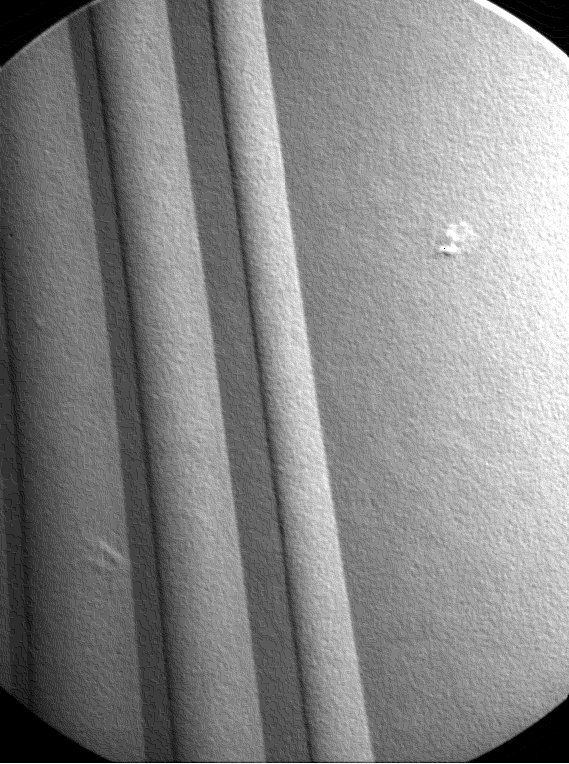
#> input picture Images/Fig1004(b)(turbine_blade_black_dot).tif, 569 x 764 px, found by its file name
$ jupyter execute --allow-errors Exp6.ipynb   (shell and % lines are left out)
#> lines starting #> are read from the running program, lines starting #| are printed output that depends on the picture; after the words box and inside, x2 and y2 are one past the last pixel; in counts of white or black regions, pixels touching at a corner belong together
# Perform Segmentation Operation On Gray Image

1. Image Segmentation Techniques
2. Implement Point Detection
3. Implement Line Detection
4. Apply Global Thresholding

[cell 1]
import cv2
import numpy as np
import matplotlib.pyplot as plt

[cell 2]
img1 = cv2.imread("Images\Fig1004(b)(turbine_blade_black_dot).tif",cv2.IMREAD_GRAYSCALE)
#> img1 is the input picture: shape (764, 569); min 0, max 255, mean 134.4
plt.title("Original Image")
plt.axis("off")
plt.imshow(img1,cmap = 'gray')
plt.show()

[cell 3]
import numpy as np

def calculate_target_size(img, ker, padding=0, stride=1):
    H, W = img.shape
    kh, kw = ker.shape
    out_h = ((H - kh + 2 * padding) // stride) + 1
    out_w = ((W - kw + 2 * padding) // stride) + 1
    return out_h, out_w

def convolve_from_scratch(image, kernel, padding=0, stride=1):
    kh, kw = kernel.shape
    padded_img = np.pad(image, pad_width=padding, mode='constant', constant_values=0)
    out_h, out_w = calculate_target_size(image, kernel, padding, stride)

    convolved_img = np.zeros((out_h, out_w))

    for i in range(0, out_h):
        for j in range(0, out_w):
            region = padded_img[i*stride:i*stride+kh, j*stride:j*stride+kw]
            convolved_img[i, j] = np.sum(region * kernel)

    return convolved_img

1. Point Detection

[cell 4]
# Laplacian filter is used to detect points
laplacian =  np.array([[-1,-1,-1],
                              [-1,8,-1],
                             [-1,-1,-1]])
point_detected_img = cv2.filter2D(img1,-1,laplacian)
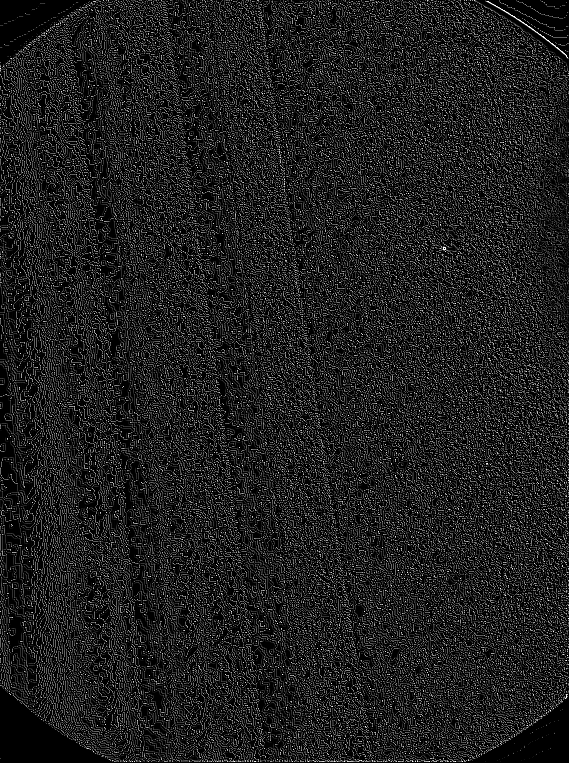
#> point_detected_img: shape (764, 569); min 0, max 255, mean 31.5
# Or use
# box_filtered_image = cv2.filter2D(img,-1,box_filter) -> Inbuilt function
plt.figure(figsize = (10,4))

plt.subplot(1,2,1)
plt.title('Original Image')
plt.axis("off")
plt.tight_layout()
plt.imshow(img1,cmap = "gray")

plt.subplot(1,2,2)
plt.title('Point Detected Image')
plt.axis("off")
plt.tight_layout()
plt.imshow(point_detected_img,cmap = "gray")

plt.show()
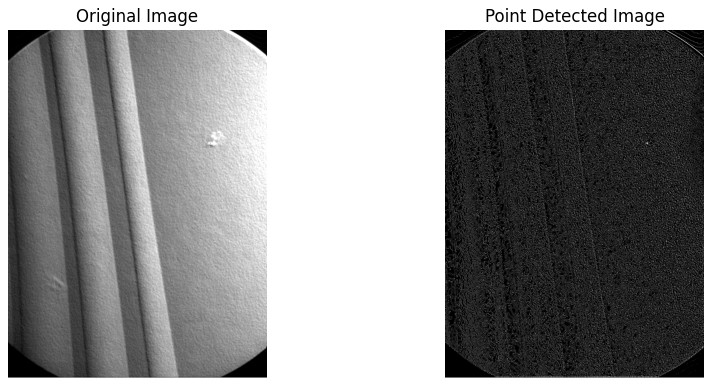
#> figure drawn by matplotlib, 2 panels

2. Line Detection

[cell 5]
img2 = cv2.imread("DIP3E_Original_Images_CH10/Fig1005(a)(wirebond_mask).tif",cv2.IMREAD_GRAYSCALE)
plt.title("Original Image")
plt.axis("off")
#> (the rest of this cell did not finish here and is left out)

[cell 6]
vertical_kernel = np.array([[-1,2,-1],
                           [-1,2,-1],
                           [-1,2,-1]],dtype = np.float32)

horizontal_kernel = np.array([[-1,-1,-1],
                             [2,2,2],
                             [-1,-1,-1]], dtype = np.float32)
diag_45 = np.array([[-1,-1,2],
                    [-1,2,-1],
                    [2,-1,-1]], dtype = np.float32)

diag_minus_45 = np.array([[2,-1,-1],
                        [-1,2,-1],
                        [-1,-1,2]], dtype = np.float32)

# Use cv2.filter2D(img,-1, kernel) for convolution if you don't want to do it from scratch
#> (the rest of this cell did not finish here and is left out)

o2 = convolve_from_scratch(img2,horizontal_kernel)
o3 = convolve_from_scratch(img2,diag_45)
o4 = convolve_from_scratch(img2,diag_minus_45)

plt.figure(figsize=(12,8))


plt.subplot(2,3,1)
plt.title('Original Image')
plt.axis("off")
plt.tight_layout()
plt.imshow(img2,cmap = "gray")

plt.subplot(2,3,2)
plt.title("Vertical Line Detection")
plt.axis("off")
plt.tight_layout()
plt.imshow(o1,cmap = "gray")

plt.subplot(2,3,3)
plt.title('Horizontal Line Detection')
plt.axis("off")
plt.tight_layout()
plt.imshow(o2,cmap = "gray")

plt.subplot(2,3,4)
plt.title('Diagonal 45o')
plt.axis("off")
plt.tight_layout()
plt.imshow(o3,cmap = "gray")

plt.subplot(2,3,5)
plt.title('Diagonal -45o')
plt.axis("off")
plt.tight_layout()
plt.imshow(o4,cmap = "gray")

plt.tight_layout()
plt.show()

[cell 7]
# Using Inbuilt Function

vertical_kernel = np.array([[-1,2,-1],
                           [-1,2,-1],
                           [-1,2,-1]],dtype = np.float32)

horizontal_kernel = np.array([[-1,-1,-1],
                             [2,2,2],
                             [-1,-1,-1]], dtype = np.float32)
diag_45 = np.array([[-1,-1,2],
                    [-1,2,-1],
                    [2,-1,-1]], dtype = np.float32)

diag_minus_45 = np.array([[2,-1,-1],
                        [-1,2,-1],
                        [-1,-1,2]], dtype = np.float32)

# Use cv2.filter2D(img,-1, kernel) for convolution if you don't want to do it from scratch
#> (the rest of this cell did not finish here and is left out)

3. Global Thresholding

[cell 8]
img3 = cv2.imread("DIP3E_Original_Images_CH10/Fig1038(a)(noisy_fingerprint).tif",cv2.IMREAD_GRAYSCALE)
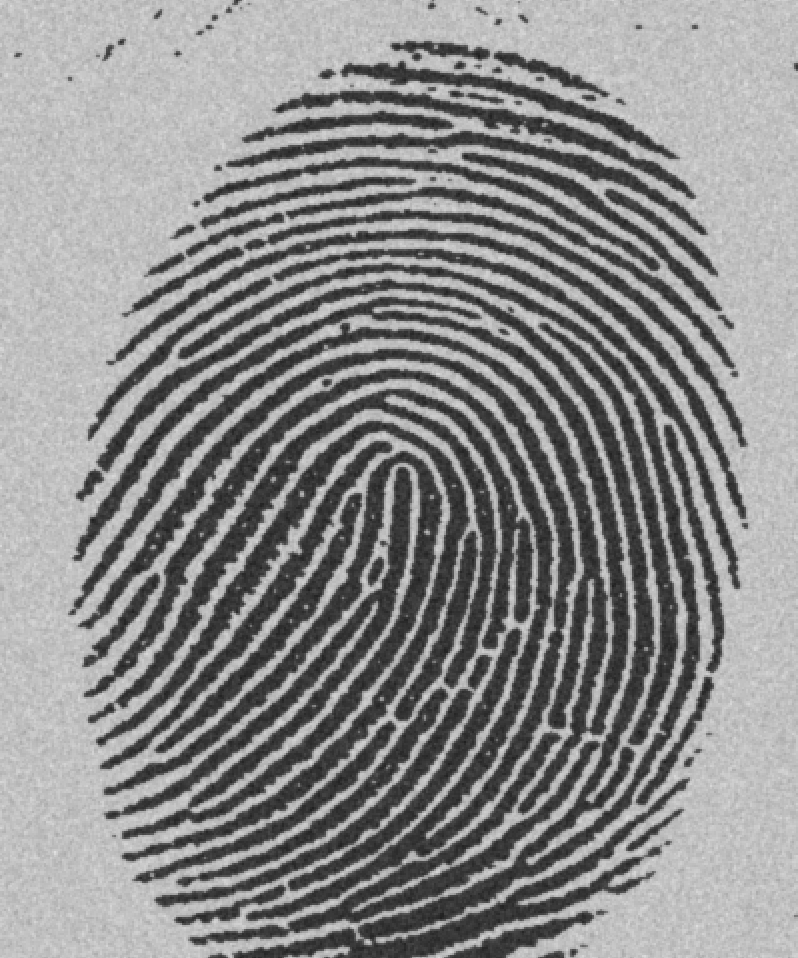
#> input picture Images/Fig1038(a)(noisy_fingerprint).tif, 798 x 958 px, found by its file name
#> img3 is the input picture: shape (958, 798); min 29, max 224, mean 140
plt.title("Original Image")
plt.axis("off")
plt.imshow(img3,cmap = 'gray')
plt.show()

[cell 9]
# Using Inbuilt Function
# threshold_value = np.uint8(np.mean(img3))
# _,threshold_image = cv2.threshold(img3,threshold_value,255,cv2.THRESH_BINARY)

# from scratch ->
def global_thresholding(image,threshold):
    bin_image = np.zeros_like(image)
    bin_image[image > threshold] = 255
    return bin_image

threshold_img = global_thresholding(img3,np.uint8(np.mean(img3)))
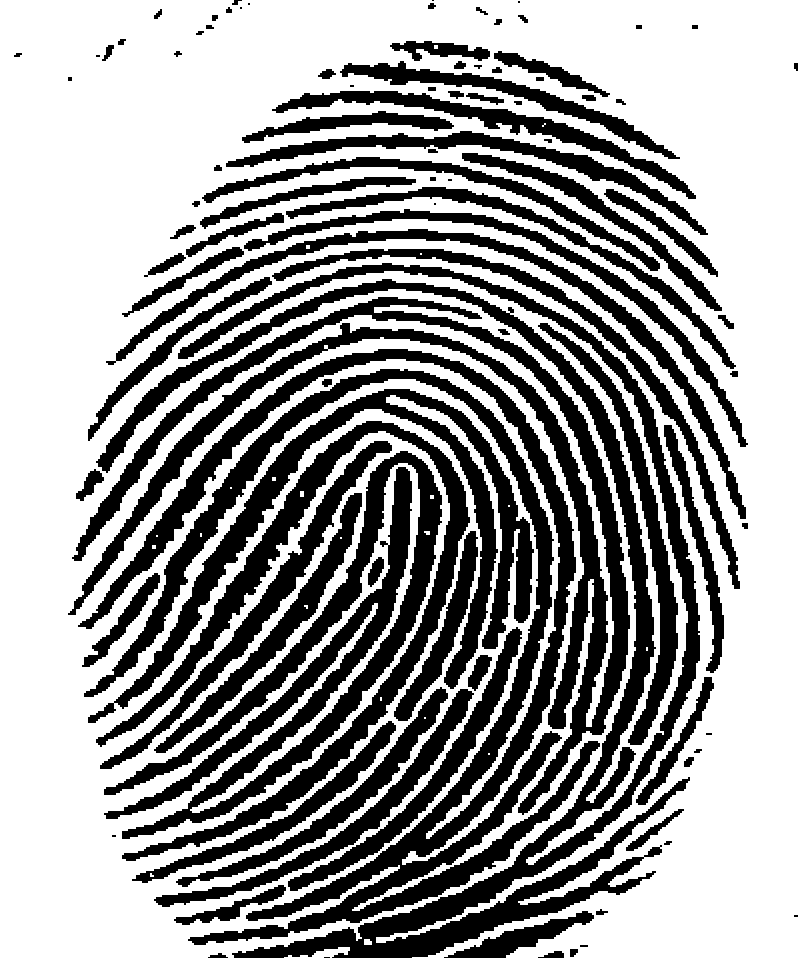
#> threshold_img: shape (958, 798); 61.7% white; 101 black regions (14 under 20 px), largest, box (x1, y1, x2, y2) and area: (78, 349, 600, 945) 43980, (96, 263, 700, 958) 40402, (68, 297, 630, 815) 29808

plt.figure(figsize = (10,4))

plt.subplot(1,2,1)
plt.title('Original Image')
plt.axis("off")
plt.tight_layout()
plt.imshow(img3,cmap = "gray")

plt.subplot(1,2,2)
#> (the rest of this cell did not finish here and is left out)
